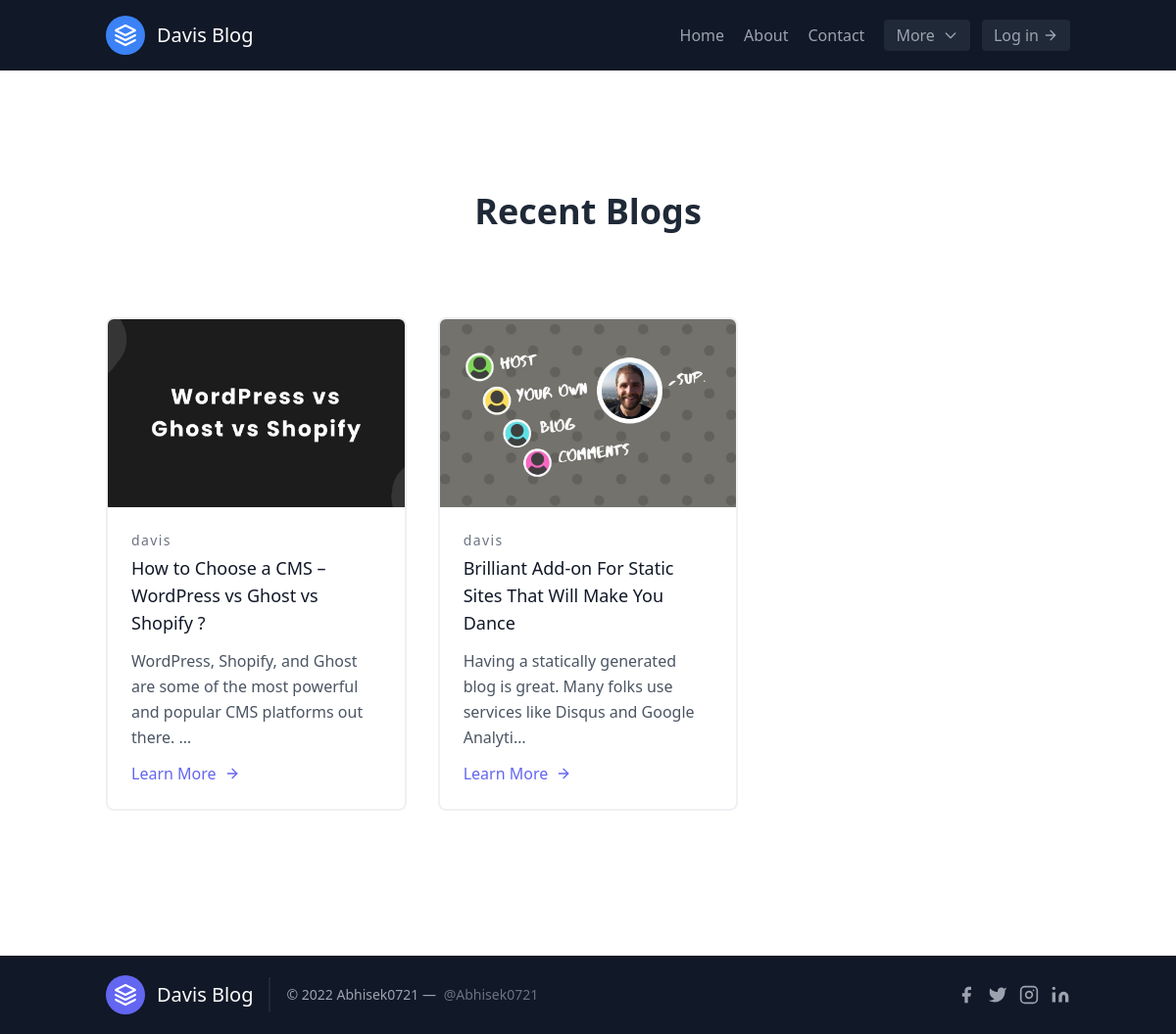
/blog/, run on an earlier commit of the app's database.
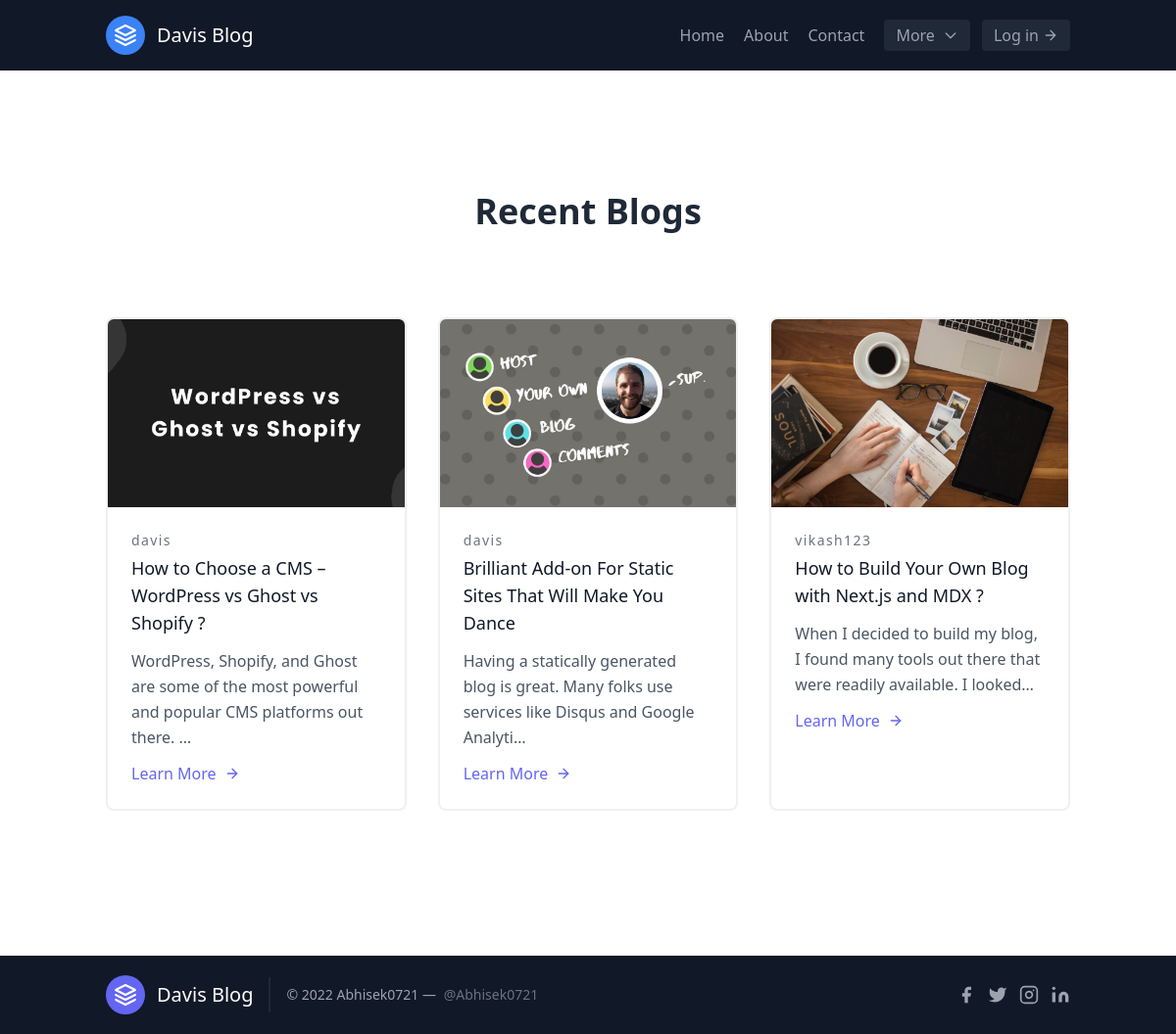
And on a later commit of the database.
### blogs/models.py (models this page shows, shortened)
class Blogs(models.Model):
    username = models.CharField(max_length=30)
    firstName = models.CharField(max_length=30)
    lastName = models.CharField(max_length=30)
    email = models.EmailField()
    title = models.CharField(max_length=600)
    image = models.ImageField()
    content = models.TextField()
    datetime = models.DateTimeField(default=now)

### blogs/views.py (the view)
# urls.py: path("blog/", views.blog, name="blog"),
def blog(request):
    blogs = Blogs.objects.all()
    return render(request, "blog.html",{'blogs':blogs})

### templates/blog.html (shortened to what this page needs)
{% extends "base.html" %}
{% block content %}
    <section class="text-gray-600 body-font">
        <div class="container p-5 mx-auto">
            <div class="h-32">
                <h1 class="text-4xl font-bold text-center text-gray-800">Recent Blogs</h1>
            </div>
            <div class="flex flex-wrap -m-4">
                {% for blog in blogs %}
                <div class="p-4 md:w-1/3">
                <div class="h-full border-2 border-gray-200 border-opacity-60 rounded-lg overflow-hidden">
                    <img class="lg:h-48 md:h-36 w-full object-cover object-center" src="/media/{{blog.image}}" alt="blog">
                    <div class="p-6">
                    <h2 class="tracking-widest text-sm title-font font-medium text-gray-500 mb-1">{{blog.username}}</h2>
                    <h1 class="title-font text-lg font-medium text-gray-900 mb-3">{{blog.title}}</h1>
                    <p class="leading-relaxed mb-3">{{blog.content|truncatechars:100}}</p>
                    <form action="/view-blog/" method="post" class="flex items-center flex-wrap ">
                        <button type="submit" id="{{blog.id}}" class="text-indigo-500 inline-flex items-center md:mb-2 lg:mb-0 hover:cursor-pointer">Learn More
                        <svg class="w-4 h-4 ml-2" viewBox="0 0 24 24" stroke="currentColor" stroke-width="2" fill="none" stroke-linecap="round" stroke-linejoin="round">
                            <path d="M5 12h14"></path>
                            <path d="M12 5l7 7-7 7"></path>
                        </svg>
                        </button>
                    </form>
                    </div>
                </div>
                </div>
                {% endfor %}
            </div>
        </div>
    </section>
{% endblock content %}

### templates/base.html (shortened to what this page needs)
<!DOCTYPE html>
<html lang="en">
<head>
    {% load static %}
    <script src="https://cdn.tailwindcss.com"></script>
    <link rel="stylesheet" href="https://cdnjs.cloudflare.com/ajax/libs/font-awesome/6.2.0/css/fontawesome.min.css" />
    <link rel="stylesheet" href="https://cdnjs.cloudflare.com/ajax/libs/font-awesome/6.2.0/css/brands.min.css" />
    <link rel="stylesheet" href="https://cdnjs.cloudflare.com/ajax/libs/font-awesome/6.2.0/css/solid.min.css" />
</head>
<body>
    <header class="text-gray-400 py-2 sm:py-1 bg-gray-900 body-font fixed w-[100%] top-0">
        <div class="container mx-auto flex flex-wrap px-5 py-3 flex-col md:flex-row items-center justify-between">
          <div>
            <a class="flex title-font font-medium items-center text-white mb-4 md:mb-0" href="/">
              <svg xmlns="http://www.w3.org/2000/svg" fill="none" stroke="currentColor" stroke-linecap="round" stroke-linejoin="round" stroke-width="2" class="w-10 h-10 text-white p-2 bg-blue-500 rounded-full" viewBox="0 0 24 24">
                <path d="M12 2L2 7l10 5 10-5-10-5zM2 17l10 5 10-5M2 12l10 5 10-5"></path>
              </svg>
              <span class="ml-3 text-xl">Davis Blog</span>
            </a>
          </div>
          <div>
            <nav class="md:ml-auto flex flex-wrap items-center text-base justify-center">
              <a class="mr-5 hover:text-white hover:cursor-pointer" href="/">Home</a>
              <a class="mr-5 hover:text-white hover:cursor-pointer" href="/about">About</a>
              <a class="mr-5 hover:text-white hover:cursor-pointer" href="/contact">Contact</a>
              <div class="sm:flex sm:justify-between sm:flex-row block mx-auto">
                <button id="dropdownDefault" data-dropdown-toggle="dropdown" class="inline-flex items-center bg-gray-800 border-0 py-1 px-3 focus:outline-none hover:bg-gray-700 rounded text-base mt-4 md:mt-0 mr-3" type="button">More <svg class="ml-2 w-4 h-4" aria-hidden="true" fill="none" stroke="currentColor" viewBox="0 0 24 24" xmlns="http://www.w3.org/2000/svg"><path stroke-linecap="round" stroke-linejoin="round" stroke-width="2" d="M19 9l-7 7-7-7"></path></svg></button>
                {% if user.is_authenticated %}
                <a href="/logout">
                  <button class="inline-flex items-center bg-gray-800 border-0 py-1 px-3 focus:outline-none hover:bg-gray-700 rounded text-base mt-4 md:mt-0">Log out
                    <svg fill="none" stroke="currentColor" stroke-linecap="round" stroke-linejoin="round" stroke-width="2" class="w-4 h-4 ml-1" viewBox="0 0 24 24">
                      <path d="M5 12h14M12 5l7 7-7 7"></path>
                    </svg>
                  </button>
                </a>
                {% else %}
                <a href="/login">
                  <button class="inline-flex items-center bg-gray-800 border-0 py-1 px-3 focus:outline-none hover:bg-gray-700 rounded text-base mt-4 md:mt-0">Log in
                    <svg fill="none" stroke="currentColor" stroke-linecap="round" stroke-linejoin="round" stroke-width="2" class="w-4 h-4 ml-1" viewBox="0 0 24 24">
                      <path d="M5 12h14M12 5l7 7-7 7"></path>
                    </svg>
                  </button>
                </a>
                {% endif %}
              </div>
            </nav>
          </div>
        </div>
      </header>
      <div class="lg:mt-44 mt-56">
        {% block content %}
        {% endblock content %}
      </div>
      <footer class="text-gray-400 bg-gray-900 body-font mt-32">
        <div class="container px-5 py-5 mx-auto flex items-center sm:flex-row flex-col">
          <a class="flex title-font font-medium items-center md:justify-start justify-center text-white">
            <svg xmlns="http://www.w3.org/2000/svg" fill="none" stroke="currentColor" stroke-linecap="round" stroke-linejoin="round" stroke-width="2" class="w-10 h-10 text-white p-2 bg-indigo-500 rounded-full" viewBox="0 0 24 24">
              <path d="M12 2L2 7l10 5 10-5-10-5zM2 17l10 5 10-5M2 12l10 5 10-5"></path>
            </svg>
            <span class="ml-3 text-xl">Davis Blog</span>
          </a>
          <p class="text-sm text-gray-400 sm:ml-4 sm:pl-4 sm:border-l-2 sm:border-gray-800 sm:py-2 sm:mt-0 mt-4">© 2022 Abhisek0721 —
            <a href="https://github.com/Abhisek0721" class="text-gray-500 ml-1" target="_blank" rel="noopener noreferrer">@Abhisek0721</a>
          </p>
          <span class="inline-flex sm:ml-auto sm:mt-0 mt-4 justify-center sm:justify-start">
            <a class="text-gray-400">
              <svg fill="currentColor" stroke-linecap="round" stroke-linejoin="round" stroke-width="2" class="w-5 h-5" viewBox="0 0 24 24">
                <path d="M18 2h-3a5 5 0 00-5 5v3H7v4h3v8h4v-8h3l1-4h-4V7a1 1 0 011-1h3z"></path>
              </svg>
            </a>
            <a class="ml-3 text-gray-400">
              <svg fill="currentColor" stroke-linecap="round" stroke-linejoin="round" stroke-width="2" class="w-5 h-5" viewBox="0 0 24 24">
                <path d="M23 3a10.9 10.9 0 01-3.14 1.53 4.48 4.48 0 00-7.86 3v1A10.66 10.66 0 013 4s-4 9 5 13a11.64 11.64 0 01-7 2c9 5 20 0 20-11.5a4.5 4.5 0 00-.08-.83A7.72 7.72 0 0023 3z"></path>
              </svg>
            </a>
            <a class="ml-3 text-gray-400">
              <svg fill="none" stroke="currentColor" stroke-linecap="round" stroke-linejoin="round" stroke-width="2" class="w-5 h-5" viewBox="0 0 24 24">
                <rect width="20" height="20" x="2" y="2" rx="5" ry="5"></rect>
                <path d="M16 11.37A4 4 0 1112.63 8 4 4 0 0116 11.37zm1.5-4.87h.01"></path>
              </svg>
            </a>
            <a class="ml-3 text-gray-400">
              <svg fill="currentColor" stroke="currentColor" stroke-linecap="round" stroke-linejoin="round" stroke-width="0" class="w-5 h-5" viewBox="0 0 24 24">
                <path stroke="none" d="M16 8a6 6 0 016 6v7h-4v-7a2 2 0 00-2-2 2 2 0 00-2 2v7h-4v-7a6 6 0 016-6zM2 9h4v12H2z"></path>
                <circle cx="4" cy="4" r="2" stroke="none"></circle>
              </svg>
            </a>
          </span>
        </div>
      </footer>
</body>
</html>

What changed in the data, as far as the page shows it:
added Blogs: image (picture), username "vikash123", title "How to Build Your Own Blog with Next.js and MDX ?", content "When I decided to build my blog, I found many tools out there that were readily available. I looked…"
